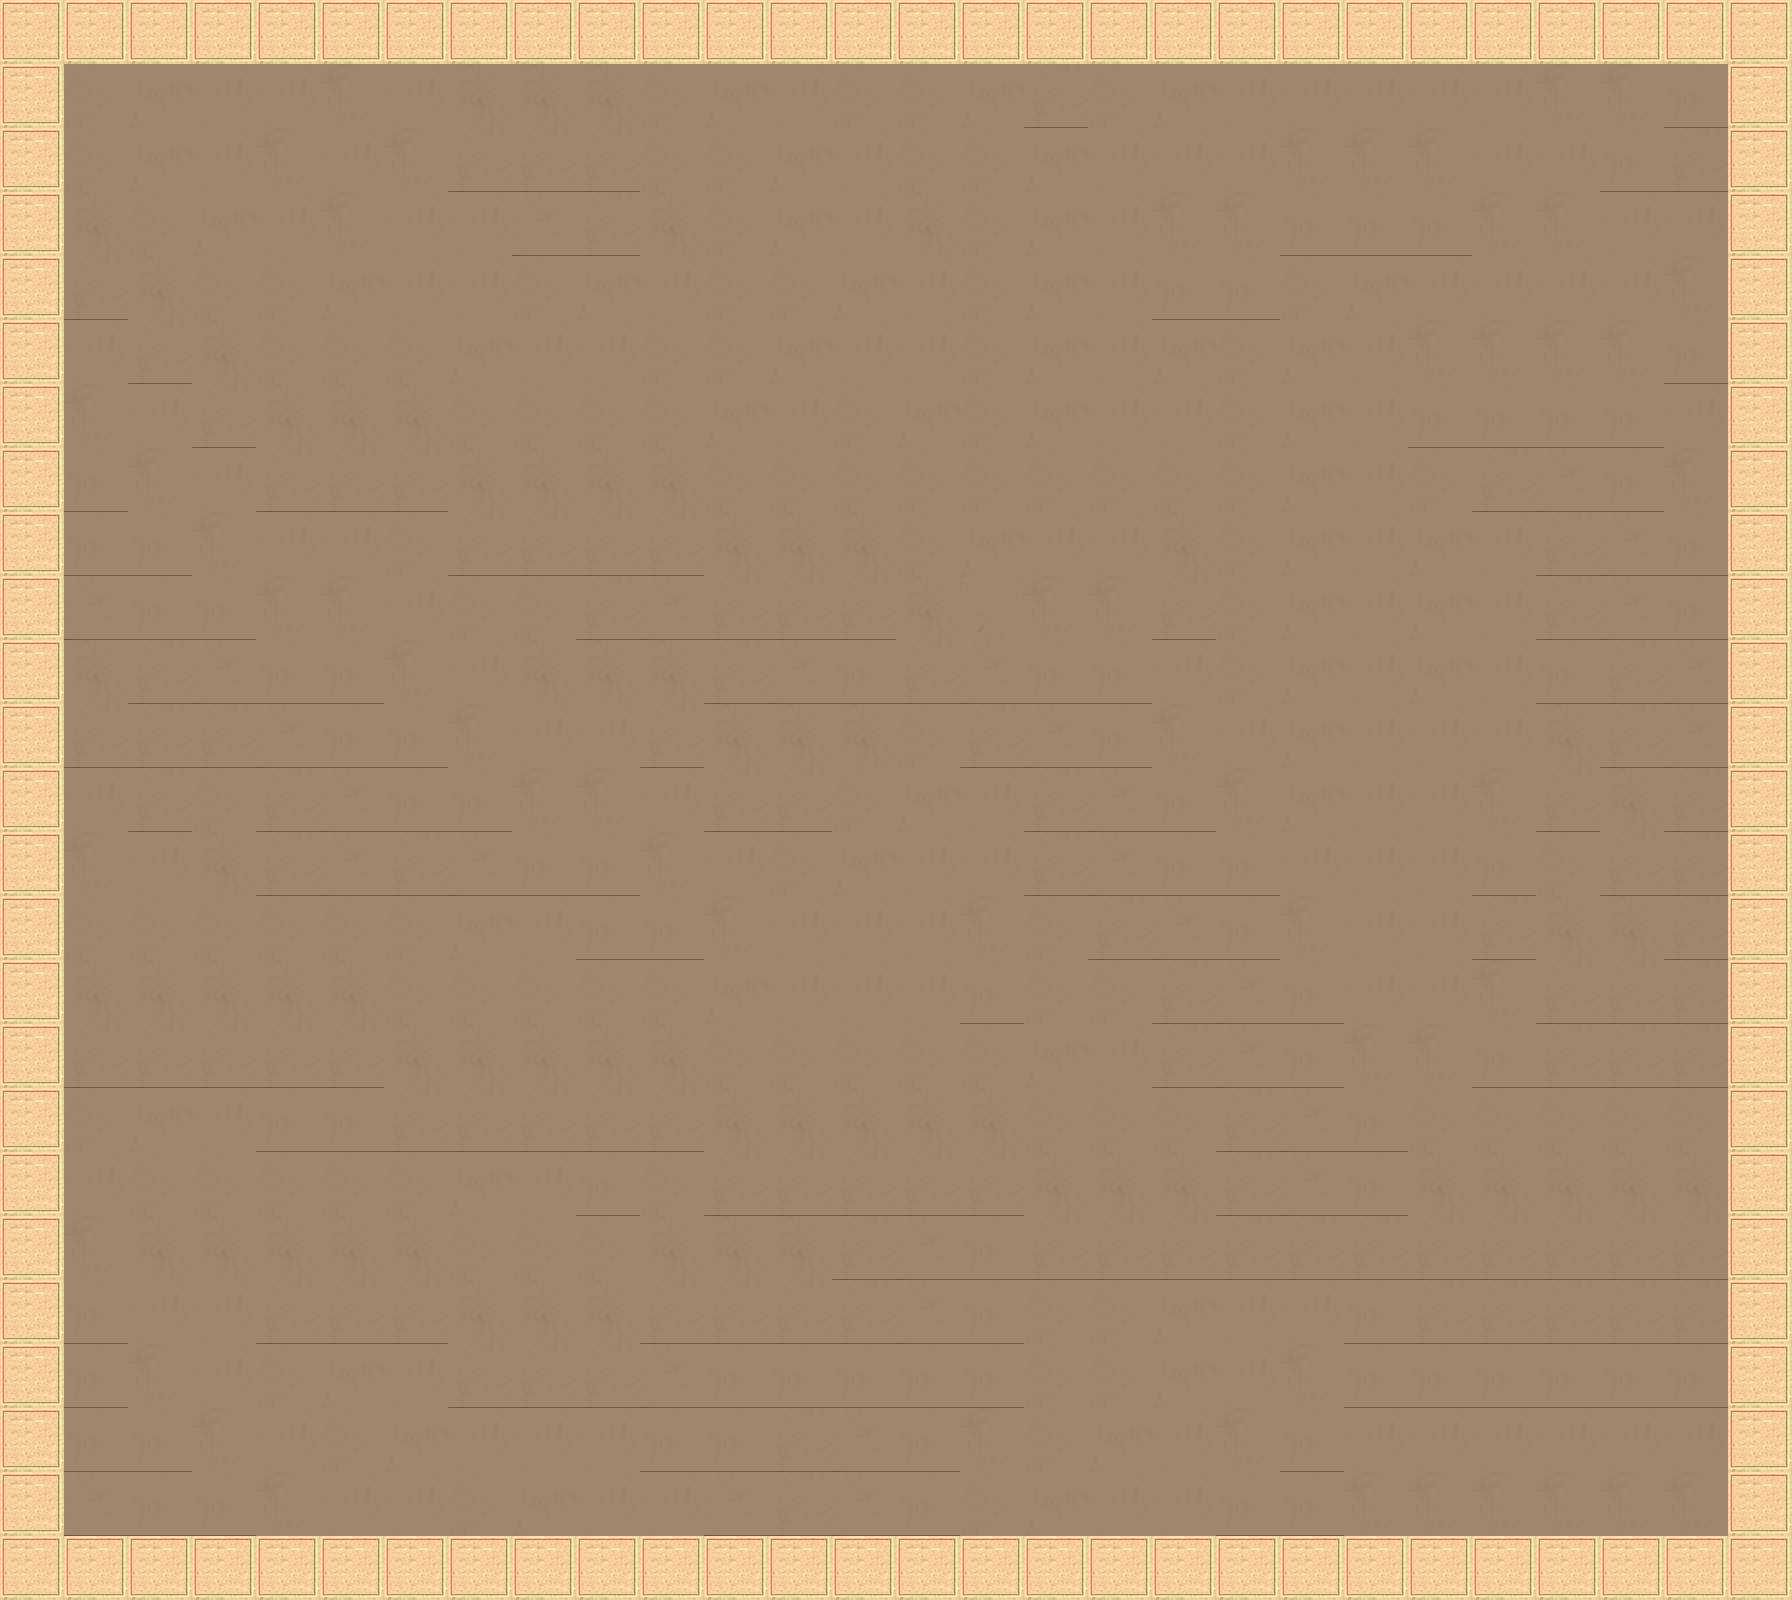

Tiled map render using the project's own tile images. Description and the whole map definition, tile-layer contents included, below:
An orthogonal 28x25 tile map with 64x64 px tiles, 1 tile layer (bg) and 15 objects.

<map version="1.8" tiledversion="1.8.2" orientation="orthogonal" renderorder="right-down" width="28" height="25" tilewidth="64" tileheight="64" infinite="0" nextlayerid="60" nextobjectid="215">
 <tileset firstgid="1" source="tempTileset.tsx" />
 <objectgroup id="52" name="Copy of Copy of split">
  <properties>
   <property name="switchLayer" type="bool" value="true" />
  </properties>
  <object id="195" x="1030" y="558" width="64" height="64">
   <properties>
    <property name="On" type="bool" value="false" />
    <property name="angle" type="float" value="270" />
    <property name="lightSource" type="bool" value="true" />
   </properties>
  </object>
  <object id="196" x="1049" y="577" width="26" height="26">
   <properties>
    <property name="switch" type="bool" value="true" />
   </properties>
  </object>
 </objectgroup>
 <objectgroup id="51" name="Copy of Copy of Copy of split">
  <properties>
   <property name="switchLayer" type="bool" value="true" />
  </properties>
  <object id="193" x="1030" y="558" width="64" height="64">
   <properties>
    <property name="On" type="bool" value="true" />
    <property name="angle" type="float" value="0" />
    <property name="lightSource" type="bool" value="true" />
   </properties>
  </object>
  <object id="194" x="1049" y="577" width="26" height="26">
   <properties>
    <property name="switch" type="bool" value="true" />
   </properties>
  </object>
 </objectgroup>
 <layer id="1" name="bg" width="28" height="25">
  <data encoding="csv">
1,1,1,1,1,1,1,1,1,1,1,1,1,1,1,1,1,1,1,1,1,1,1,1,1,1,1,1,
1,2,3,4,4,9,4,7,7,7,2,3,4,2,2,3,12,2,3,4,4,4,4,4,9,9,14,1,
1,2,3,4,9,4,9,12,12,12,2,2,3,4,2,2,3,4,4,4,9,9,9,4,4,14,12,1,
1,7,2,3,4,9,4,4,13,12,7,2,3,4,7,2,3,4,9,9,14,14,14,9,9,4,4,1,
1,12,7,2,2,3,4,4,2,3,4,2,2,3,4,2,3,4,14,14,2,3,4,4,4,4,9,1,
1,4,12,7,2,2,2,3,4,4,2,2,3,4,4,2,3,4,3,2,3,4,9,9,9,9,14,1,
1,9,4,12,7,7,7,2,2,2,2,3,4,2,3,2,3,4,4,2,3,4,14,14,14,14,4,1,
1,14,9,4,12,12,12,7,7,7,7,2,2,2,2,2,2,2,2,2,3,4,2,12,13,14,9,1,
1,14,14,9,4,4,2,12,12,12,12,7,7,7,2,3,4,4,7,2,3,4,3,4,12,13,14,1,
1,13,14,14,9,9,4,2,2,12,13,12,12,12,7,8,9,9,12,2,3,4,3,4,12,13,14,1,
1,7,12,13,14,14,9,4,7,7,7,12,13,14,12,13,14,14,4,2,3,4,3,4,14,12,13,1,
1,12,12,12,13,14,14,9,4,4,12,7,7,7,2,12,13,14,9,4,3,4,4,4,7,12,13,1,
1,4,12,2,12,13,14,14,9,9,4,12,12,2,3,4,12,13,14,9,3,4,4,9,12,7,12,1,
1,9,4,7,12,13,12,13,14,14,9,4,2,3,4,4,12,13,14,14,4,4,4,14,2,12,12,1,
1,2,2,2,2,2,2,3,4,14,14,9,4,4,4,9,2,12,13,14,9,4,4,12,7,7,12,1,
1,7,7,7,7,7,2,2,2,2,2,3,4,4,4,14,2,2,12,13,14,4,4,9,12,12,12,1,
1,12,12,12,12,12,7,7,7,7,7,2,2,2,2,2,3,4,12,13,14,9,9,14,12,12,12,1,
1,2,3,4,14,14,12,12,12,12,12,7,7,7,7,7,2,2,2,12,13,14,2,2,2,2,2,1,
1,4,2,2,2,2,2,3,4,14,2,12,12,12,12,12,7,7,7,12,13,14,7,7,7,7,7,1,
1,9,7,7,7,7,7,2,2,2,7,7,7,12,13,14,12,12,12,12,12,12,12,12,12,12,12,1,
1,14,4,4,12,12,12,7,7,7,12,12,12,12,13,14,2,2,3,4,4,14,12,12,12,12,12,1,
1,14,9,4,2,3,4,12,12,12,13,14,14,14,14,14,2,2,3,4,9,14,14,14,14,14,14,1,
1,14,14,9,4,2,3,4,4,4,14,14,12,13,14,9,2,3,4,9,14,4,4,4,4,4,4,1,
1,13,14,14,9,4,4,2,3,4,4,13,12,13,14,2,3,4,4,14,14,9,9,9,9,9,9,1,
1,1,1,1,1,1,1,1,1,1,1,1,1,1,1,1,1,1,1,1,1,1,1,1,1,1,1,1
</data>
 </layer>
 <objectgroup id="7" name="startray">
  <object id="19" x="488" y="576" width="64" height="64">
   <properties>
    <property name="angle" type="float" value="90" />
    <property name="lightSource" type="bool" value="true" />
   </properties>
  </object>
 </objectgroup>
 <objectgroup id="8" name="goal">
  <properties>
   <property name="goal" type="bool" value="true" />
  </properties>
  <object id="199" x="1519.76" y="1200.61" width="162" height="162" />
 </objectgroup>
 <objectgroup id="29" name="tilter">
  <properties>
   <property name="tilter" type="bool" value="true" />
  </properties>
  <object id="114" x="384" y="832" width="285.03" height="289.861">
   <properties>
    <property name="angle" type="float" value="0" />
   </properties>
  </object>
 </objectgroup>
 <objectgroup id="25" name="door">
  <properties>
   <property name="door" type="bool" value="true" />
  </properties>
  <object id="96" x="910" y="974" width="574.303" height="561.212">
   <properties>
    <property name="On" type="bool" value="true" />
    <property name="door" type="bool" value="true" />
    <property name="mirror" type="bool" value="false" />
   </properties>
  </object>
  <object id="97" x="1333.21" y="532" width="128" height="128">
   <properties>
    <property name="switch" type="bool" value="true" />
   </properties>
  </object>
 </objectgroup>
 <objectgroup id="2" name="colliders">
  <properties>
   <property name="collidable" type="bool" value="true" />
  </properties>
  <object id="101" x="64" y="64" width="2434.42" />
  <object id="103" x="64" y="1536" width="2434.42" />
  <object id="104" x="64" y="64" height="1472" />
  <object id="213" x="1728" y="64" height="1472" />
 </objectgroup>
 <objectgroup id="27" name="mirror">
  <properties>
   <property name="mirror" type="bool" value="true" />
  </properties>
 </objectgroup>
 <objectgroup id="28" name="mover">
  <properties>
   <property name="mover" type="bool" value="true" />
  </properties>
  <object id="110" x="399.76" y="174.606" width="276" height="238">
   <properties>
    <property name="mirror" type="bool" value="true" />
    <property name="mover" type="bool" value="true" />
   </properties>
  </object>
  <object id="111" x="958.44" y="611.532">
   <properties>
    <property name="track" type="bool" value="true" />
   </properties>
   <polyline points="-424.861,-313.939 159.411,-317.676" />
  </object>
 </objectgroup>
</map>
